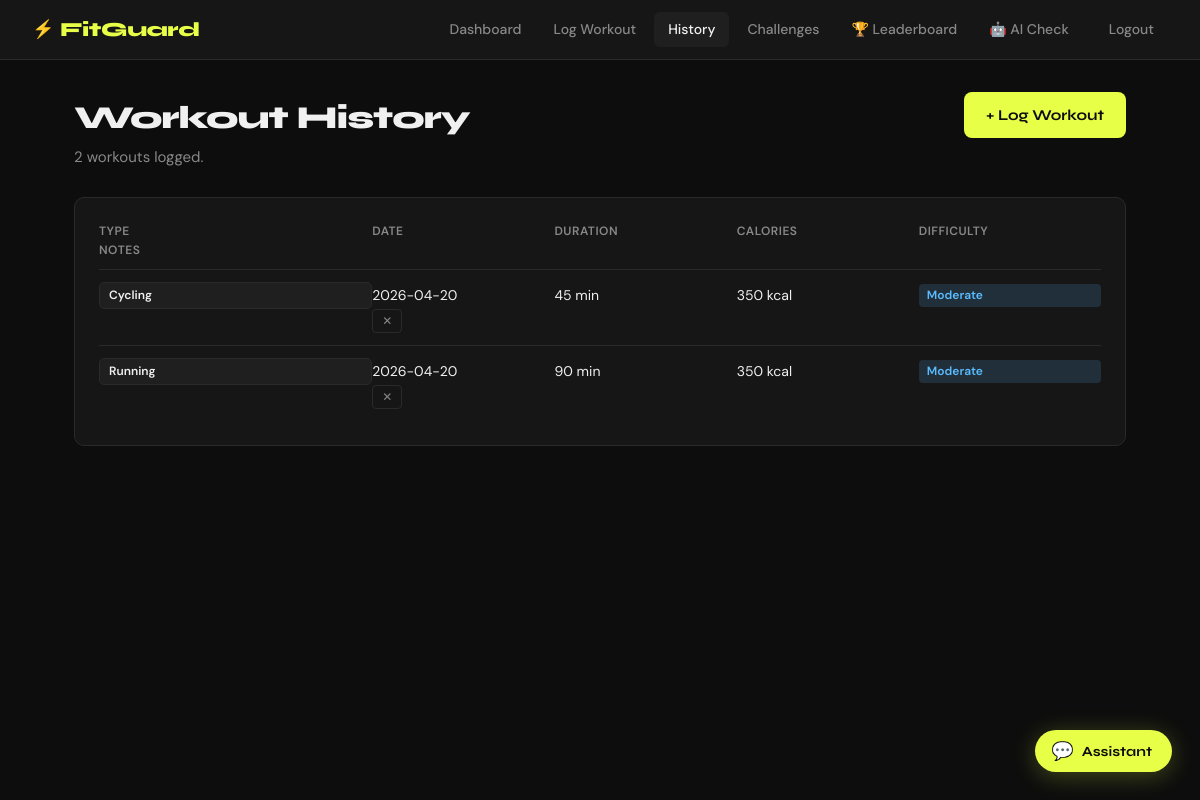
Before: /workouts (signed in) with the older database file.
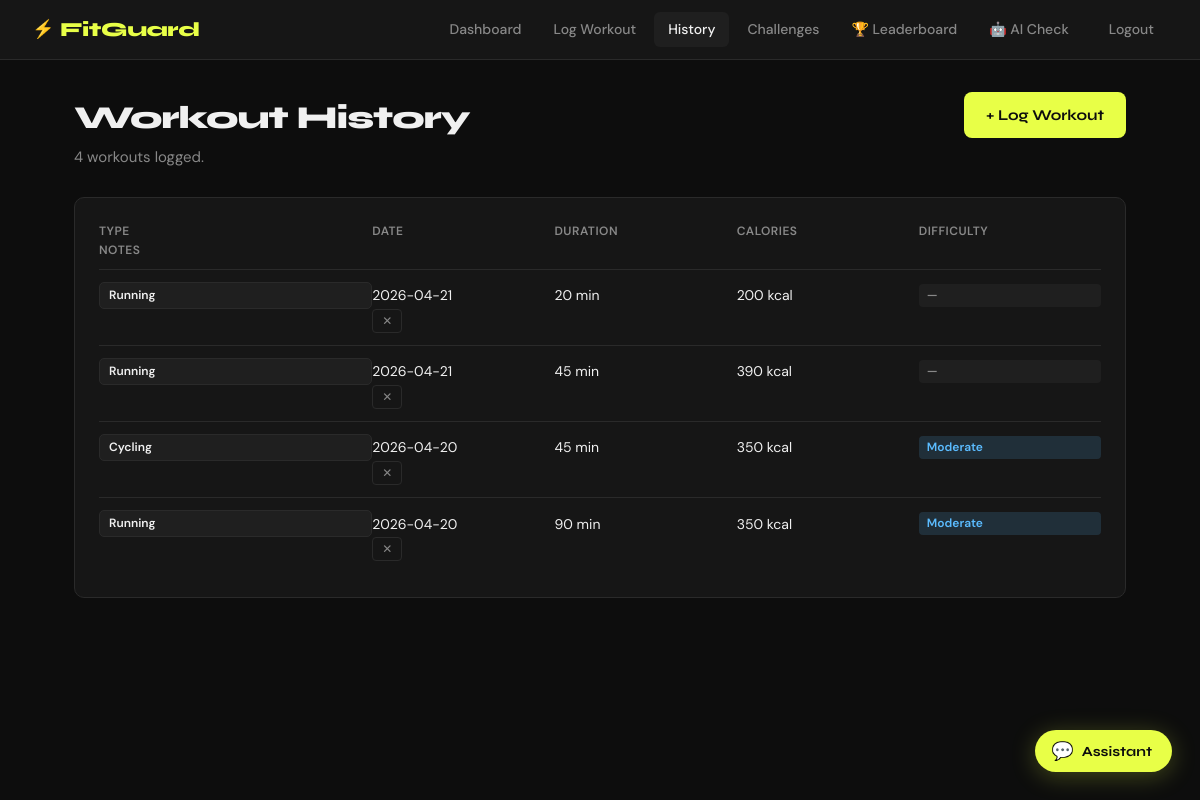
After: the same page with the newer database file.
### tables this page shows
CREATE TABLE workouts (
                id           INTEGER PRIMARY KEY AUTOINCREMENT,
                user_id      INTEGER NOT NULL,
                workout_type TEXT    NOT NULL,
                duration     INTEGER NOT NULL,
                calories     INTEGER,
                difficulty   TEXT,
                notes        TEXT,
                workout_date TEXT    NOT NULL,
                created_at   TEXT    DEFAULT CURRENT_TIMESTAMP, anomaly_status TEXT DEFAULT 'normal', anomaly_reason TEXT,
                FOREIGN KEY (user_id) REFERENCES users(id)
            );

### app.py (the view)
@app.route("/workouts")
@login_required
def workouts():
    user_id = session["user_id"]
    with get_db() as conn:
        all_workouts = conn.execute("""
            SELECT * FROM workouts WHERE user_id = ?
            ORDER BY workout_date DESC, created_at DESC
        """, (user_id,)).fetchall()
    return render_template("workouts.html", workouts=all_workouts)

### app.py (called while the page is built)
def get_db():
    conn = sqlite3.connect(DB_PATH)
    conn.row_factory = sqlite3.Row
    return conn

def login_required(f):
    @wraps(f)
    def decorated(*args, **kwargs):
        if "user_id" not in session:
            flash("Please log in to continue.", "warning")
            return redirect(url_for("login"))
        return f(*args, **kwargs)
    return decorated

### templates/workouts.html (shortened to what this page needs)
{% extends "base.html" %}
{% block content %}
<div class="page-header">
  <div>
    <h1 class="page-title">Workout History</h1>
    <p class="page-sub">{{ workouts|length }} workout{{ 's' if workouts|length != 1 }} logged.</p>
  </div>
  <a href="{{ url_for('log_workout') }}" class="btn-primary">+ Log Workout</a>
</div>
{% if workouts %}
  <div class="card">
    <div class="workout-table">
      <div class="table-head">
        <span>Type</span><span>Date</span><span>Duration</span><span>Calories</span><span>Difficulty</span><span>Notes</span><span></span>
      </div>
      {% for w in workouts %}
        <div class="table-row">
          <span class="workout-type-badge">{{ w.workout_type }}</span>
          <span>{{ w.workout_date }}</span>
          <span>{{ w.duration }} min</span>
          <span>{{ w.calories or '—' }}{% if w.calories %} kcal{% endif %}</span>
          <span class="diff-badge diff-{{ w.difficulty|lower if w.difficulty else 'none' }}">{{ w.difficulty or '—' }}</span>
          <span>
            <form method="POST" action="{{ url_for('delete_workout', workout_id=w.id) }}"
                  onsubmit="return confirm('Delete this workout?')">
              <button type="submit" class="btn-delete">✕</button>
            </form>
          </span>
        </div>
      {% endfor %}
    </div>
  </div>
{% endif %}
{% endblock %}

### templates/base.html (shortened to what this page needs)
<!DOCTYPE html>
<html lang="en">
<head>
  <link rel="stylesheet" href="{{ url_for('static', filename='css/style.css') }}" />
</head>
<body>
  {% if session.user_id %}
  <nav class="navbar">
    <a href="{{ url_for('dashboard') }}" class="nav-brand">
      <span class="brand-icon">⚡</span>FitGuard
    </a>
    <div class="nav-links">
      <a href="{{ url_for('dashboard') }}" class="nav-link {% if request.endpoint == 'dashboard' %}active{% endif %}">Dashboard</a>
      <a href="{{ url_for('log_workout') }}" class="nav-link {% if request.endpoint == 'log_workout' %}active{% endif %}">Log Workout</a>
      <a href="{{ url_for('workouts') }}" class="nav-link {% if request.endpoint == 'workouts' %}active{% endif %}">History</a>
      <a href="{{ url_for('challenges') }}" class="nav-link {% if request.endpoint == 'challenges' %}active{% endif %}">Challenges</a>
      <a href="{{ url_for('leaderboard') }}" class="nav-link {% if request.endpoint == 'leaderboard' %}active{% endif %}">🏆 Leaderboard</a>
      <a href="{{ url_for('analyze') }}" class="nav-link {% if request.endpoint == 'analyze' %}active{% endif %}">🤖 AI Check</a>
      <a href="{{ url_for('logout') }}" class="nav-link logout">Logout</a>
    </div>
  </nav>
  {% endif %}
  {% if session.user_id %}
  <button class="fg-fab" id="fg-fab" aria-label="Open FitGuard Assistant">
    <span class="fg-fab-icon">💬</span>
    <span class="fg-fab-label">Assistant</span>
  </button>
  {% endif %}
  <main class="main-content">
    {% block content %}{% endblock %}
  </main>
</body>
</html>

### static/css/style.css (style rules this page uses)
:root { --bg: #0d0d0d; --surface: #161616; --surface2: #1f1f1f; --border: #2a2a2a; --text: #f0f0f0; --muted: #888; --accent: #e8ff47; --orange: #ff6b35; --green: #3ddc84; --blue: #5bbcff; --purple: #b57bff; --radius: 10px; --font-head: 'Syne', sans-serif; --font-body: 'DM Sans', sans-serif; }
*, *::before, *::after { box-sizing: border-box; margin: 0; padding: 0; }
html { scroll-behavior: smooth; }
body { background: var(--bg); color: var(--text); font-family: var(--font-body); font-size: 15px; line-height: 1.6; min-height: 100vh; }
a { color: var(--accent); text-decoration: none; }
.navbar { display: flex; align-items: center; justify-content: space-between; padding: 0 32px; height: 60px; background: var(--surface); border-bottom: 1px solid var(--border); position: sticky; top: 0; z-index: 100; }
.nav-brand { font-family: var(--font-head); font-weight: 800; font-size: 20px; color: var(--accent); letter-spacing: -0.5px; display: flex; align-items: center; gap: 6px; }
.brand-icon { font-size: 18px; }
.nav-links { display: flex; align-items: center; gap: 4px; }
.nav-link { color: var(--muted); padding: 6px 14px; border-radius: 6px; font-size: 14px; font-weight: 500; transition: color 0.2s, background 0.2s; }
.nav-link.active { color: var(--text); background: var(--surface2); }
.nav-link.logout { color: var(--muted); margin-left: 8px; }
.main-content { max-width: 1100px; margin: 0 auto; padding: 32px 24px 64px; }
.btn-primary { background: var(--accent); color: #0d0d0d; font-family: var(--font-head); font-weight: 700; font-size: 15px; padding: 11px 22px; border-radius: 8px; border: none; cursor: pointer; transition: opacity 0.2s, transform 0.1s; display: inline-flex; align-items: center; gap: 6px; text-decoration: none; }
.btn-delete { background: transparent; color: var(--muted); border: 1px solid var(--border); border-radius: 4px; padding: 4px 9px; font-size: 12px; cursor: pointer; transition: color 0.2s, border-color 0.2s; }
.page-header { display: flex; align-items: flex-start; justify-content: space-between; margin-bottom: 28px; gap: 16px; }
.page-title { font-family: var(--font-head); font-weight: 800; font-size: 32px; color: var(--text); letter-spacing: -1px; }
.page-sub { color: var(--muted); font-size: 15px; margin-top: 2px; }
.card { background: var(--surface); border: 1px solid var(--border); border-radius: var(--radius); padding: 24px; margin-bottom: 20px; }
.workout-table { width: 100%; }
.table-head { display: grid; grid-template-columns: 1.5fr 1fr 0.8fr 1fr 1fr 1fr 40px; padding: 0 0 8px; border-bottom: 1px solid var(--border); font-size: 12px; color: var(--muted); font-weight: 600; letter-spacing: 0.5px; text-transform: uppercase; }
.table-row { display: grid; grid-template-columns: 1.5fr 1fr 0.8fr 1fr 1fr 1fr 40px; padding: 12px 0; border-bottom: 1px solid var(--border); font-size: 14px; align-items: center; }
.table-row:last-child { border-bottom: none; }
.workout-table:not(.has-notes) .table-head, .workout-table:not(.has-notes) .table-row { grid-template-columns: 1.5fr 1fr 1fr 1fr 1fr; }
.workout-type-badge { background: var(--surface2); border: 1px solid var(--border); border-radius: 5px; padding: 3px 9px; font-size: 12px; font-weight: 600; color: var(--text); display: inline-block; }
.diff-badge { font-size: 12px; font-weight: 600; padding: 2px 8px; border-radius: 4px; display: inline-block; }
.diff-moderate { background: rgba(91,188,255,0.15); color: var(--blue); }
.diff-none { background: var(--surface2); color: var(--muted); }
.stat-card, .card, .challenge-card { animation: fadeUp 0.35s ease both; }
.fg-fab { position: fixed; bottom: 28px; right: 28px; z-index: 1000; display: flex; align-items: center; gap: 8px; background: var(--accent); color: #0d0d0d; border: none; border-radius: 50px; padding: 12px 20px 12px 16px; font-family: var(--font-head); font-weight: 700; font-size: 14px; cursor: pointer; box-shadow: 0 4px 24px rgba(232,255,71,0.25); transition: transform 0.2s, box-shadow 0.2s, opacity 0.2s; }
.fg-fab-icon { font-size: 18px; line-height: 1; }

Changed rows visible on the page:
added workouts: workout_type "Running", workout_date "2026-04-21", duration "20", calories "200", shows "kcal", difficulty "—"
added workouts: workout_type "Running", workout_date "2026-04-21", duration "45", calories "390", shows "kcal", difficulty "—"
Other visible differences:
{{ workouts|length }}: "2" → "4"
